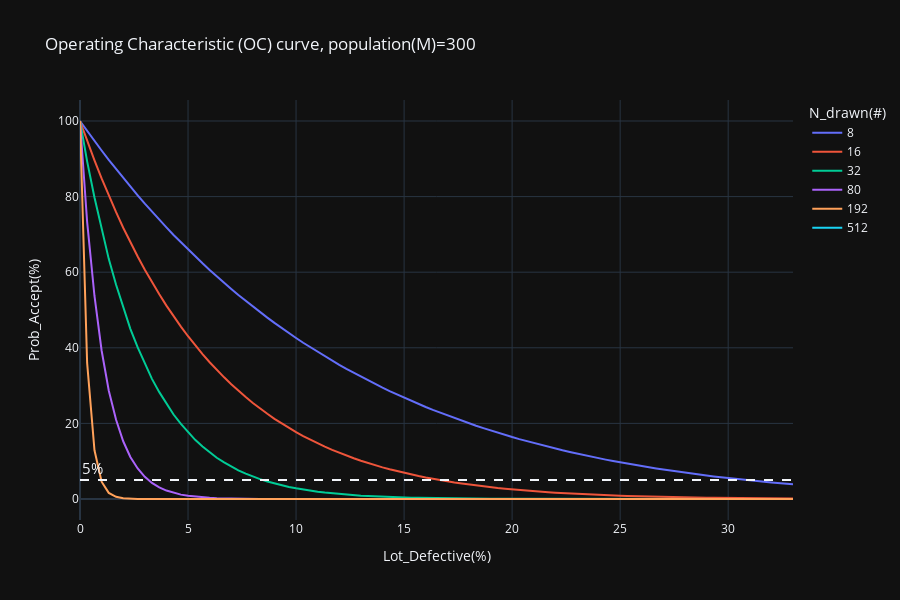

Notebook code for this chart:
### Markdown cell above
OC curve

### Code cell
fig = px.line(df, x='Lot_Defective', y='Prob_Accept', color='N_drawn',height=600
                ,title=f"Operating Characteristic (OC) curve, population(M)={M}"
                ,labels={
                    'Lot_Defective':'Lot_Defective(%)',
                    'Prob_Accept':'Prob_Accept(%)',
                    'N_drawn':'N_drawn(#)'})
fig.add_hline(y=5, line_dash="dash"
            ,annotation_text="5%"
            ,annotation_position="top left"
            ,annotation_font_size=15)
fig.show()
fig.write_html(f"OCcurve_population{M}.html")

### Figure 1 — Plotly figure (JSON) as saved in the notebook; plotly's stock layout.template omitted (floating-point values rounded to 4 significant figures)
{"data": [{"hovertemplate": "N_drawn(#)=8<br>Lot_Defective(%)=%{x}<br>Prob_Accept(%)=%{y}<extra></extra>", "legendgroup": "8", "line": {"color": "#636efa", "dash": "solid"}, "marker": {"symbol": "circle"}, "mode": "lines", "name": "8", "orientation": "v", "showlegend": true, "type": "scatter", "x": [0, 0.33, 0.67, 1, 1.33, 1.67, 2, 2.33, 2.67, 3, 3.33, 3.67, 4, 4.33, 4.67, 5, 5.33, 5.67, 6, 6.33, 6.67, 7.0, 7.33, 7.67, 8, 8.33, 8.67, 9, 9.33, 9.67, 10, 10.33, 10.67, 11, 11.33, 11.67, 12, 12.33, 12.67, 13, 13.33, 13.67, 14.0, 14.33, 14.67, 15, 15.33, 15.67, 16, 16.33, 16.67, 17, 17.33, 17.67, 18, 18.33, 18.67, 19, 19.33, 19.67, 20, 20.33, 20.67, 21, 21.33, 21.67, 22, 22.33, 22.67, 23, 23.33, 23.67, 24, 24.33, 24.67, 25, 25.33, 25.67, 26, 26.33, 26.67, 27, 27.33, 27.67, 28.0, 28.33, 28.67, 29.0, 29.33, 29.67, 30, 30.33, 30.67, 31, 31.33, 31.67, 32, 32.33, 32.67, 33], "xaxis": "x", "y": [100, 97.33, 94.73, 92.19, 89.7, 87.28, 84.91, 82.6, 80.35, 78.14, 76, 73.9, 71.85, 69.86, 67.91, 66.01, 64.16, 62.35, 60.59, 58.87, 57.19, 55.56, 53.97, 52.41, 50.9, 49.42, 47.99, 46.59, 45.22, 43.89, 42.59, 41.33, 40.1, 38.91, 37.74, 36.61, 35.5, 34.42, 33.38, 32.36, 31.37, 30.4, 29.46, 28.55, 27.66, 26.8, 25.96, 25.14, 24.34, 23.57, 22.82, 22.09, 21.38, 20.69, 20.02, 19.37, 18.74, 18.12, 17.52, 16.95, 16.38, 15.84, 15.31, 14.79, 14.29, 13.81, 13.34, 12.88, 12.44, 12.01, 11.6, 11.19, 10.8, 10.42, 10.05, 9.7, 9.35, 9.02, 8.7, 8.38, 8.08, 7.79, 7.5, 7.23, 6.96, 6.7, 6.45, 6.21, 5.98, 5.75, 5.53, 5.32, 5.12, 4.92, 4.73, 4.55, 4.37, 4.2, 4.03, 3.87], "yaxis": "y"}, {"hovertemplate": "N_drawn(#)=16<br>Lot_Defective(%)=%{x}<br>Prob_Accept(%)=%{y}<extra></extra>", "legendgroup": "16", "line": {"color": "#EF553B", "dash": "solid"}, "marker": {"symbol": "circle"}, "mode": "lines", "name": "16", "orientation": "v", "showlegend": true, "type": "scatter", "x": [0, 0.33, 0.67, 1, 1.33, 1.67, 2, 2.33, 2.67, 3, 3.33, 3.67, 4, 4.33, 4.67, 5, 5.33, 5.67, 6, 6.33, 6.67, 7.0, 7.33, 7.67, 8, 8.33, 8.67, 9, 9.33, 9.67, 10, 10.33, 10.67, 11, 11.33, 11.67, 12, 12.33, 12.67, 13, 13.33, 13.67, 14.0, 14.33, 14.67, 15, 15.33, 15.67, 16, 16.33, 16.67, 17, 17.33, 17.67, 18, 18.33, 18.67, 19, 19.33, 19.67, 20, 20.33, 20.67, 21, 21.33, 21.67, 22, 22.33, 22.67, 23, 23.33, 23.67, 24, 24.33, 24.67, 25, 25.33, 25.67, 26, 26.33, 26.67, 27, 27.33, 27.67, 28.0, 28.33, 28.67, 29.0, 29.33, 29.67, 30, 30.33, 30.67, 31, 31.33, 31.67, 32, 32.33, 32.67, 33], "xaxis": "x", "y": [100, 94.67, 89.6, 84.79, 80.22, 75.89, 71.77, 67.86, 64.16, 60.64, 57.31, 54.15, 51.15, 48.31, 45.61, 43.06, 40.64, 38.35, 36.19, 34.13, 32.19, 30.35, 28.61, 26.96, 25.41, 23.93, 22.54, 21.22, 19.98, 18.81, 17.69, 16.65, 15.66, 14.72, 13.84, 13.01, 12.22, 11.48, 10.78, 10.12, 9.5, 8.92, 8.37, 7.85, 7.36, 6.9, 6.47, 6.06, 5.68, 5.32, 4.98, 4.66, 4.36, 4.08, 3.81, 3.57, 3.33, 3.11, 2.91, 2.72, 2.54, 2.37, 2.21, 2.06, 1.92, 1.79, 1.67, 1.56, 1.45, 1.35, 1.25, 1.17, 1.09, 1.01, 0.94, 0.87, 0.81, 0.75, 0.7, 0.65, 0.6, 0.56, 0.52, 0.48, 0.44, 0.41, 0.38, 0.35, 0.33, 0.3, 0.28, 0.26, 0.24, 0.22, 0.2, 0.19, 0.17, 0.16, 0.15, 0.13], "yaxis": "y"}, {"hovertemplate": "N_drawn(#)=32<br>Lot_Defective(%)=%{x}<br>Prob_Accept(%)=%{y}<extra></extra>", "legendgroup": "32", "line": {"color": "#00cc96", "dash": "solid"}, "marker": {"symbol": "circle"}, "mode": "lines", "name": "32", "orientation": "v", "showlegend": true, "type": "scatter", "x": [0, 0.33, 0.67, 1, 1.33, 1.67, 2, 2.33, 2.67, 3, 3.33, 3.67, 4, 4.33, 4.67, 5, 5.33, 5.67, 6, 6.33, 6.67, 7.0, 7.33, 7.67, 8, 8.33, 8.67, 9, 9.33, 9.67, 10, 10.33, 10.67, 11, 11.33, 11.67, 12, 12.33, 12.67, 13, 13.33, 13.67, 14.0, 14.33, 14.67, 15, 15.33, 15.67, 16, 16.33, 16.67, 17, 17.33, 17.67, 18, 18.33, 18.67, 19, 19.33, 19.67, 20, 20.33, 20.67, 21, 21.33, 21.67, 22, 22.33, 22.67, 23, 23.33, 23.67, 24, 24.33, 24.67, 25, 25.33, 25.67, 26, 26.33, 26.67, 27, 27.33, 27.67, 28.0, 28.33, 28.67, 29.0, 29.33, 29.67, 30, 30.33, 30.67, 31, 31.33, 31.67, 32, 32.33, 32.67, 33], "xaxis": "x", "y": [100, 89.33, 79.77, 71.21, 63.53, 56.67, 50.52, 45.02, 40.1, 35.71, 31.78, 28.27, 25.14, 22.35, 19.86, 17.64, 15.66, 13.89, 12.32, 10.92, 9.68, 8.57, 7.59, 6.72, 5.94, 5.25, 4.64, 4.1, 3.62, 3.19, 2.82, 2.48, 2.19, 1.93, 1.69, 1.49, 1.31, 1.15, 1.01, 0.89, 0.78, 0.68, 0.6, 0.52, 0.46, 0.4, 0.35, 0.31, 0.27, 0.23, 0.2, 0.18, 0.16, 0.14, 0.12, 0.1, 0.09, 0.08, 0.07, 0.06, 0.05, 0.04, 0.04, 0.03, 0.03, 0.02, 0.02, 0.02, 0.02, 0.01, 0.01, 0.01, 0.01, 0.01, 0.01, 0.01, 0, 0, 0, 0, 0, 0, 0, 0, 0, 0, 0, 0, 0, 0, 0, 0, 0, 0, 0, 0, 0, 0, 0, 0], "yaxis": "y"}, {"hovertemplate": "N_drawn(#)=80<br>Lot_Defective(%)=%{x}<br>Prob_Accept(%)=%{y}<extra></extra>", "legendgroup": "80", "line": {"color": "#ab63fa", "dash": "solid"}, "marker": {"symbol": "circle"}, "mode": "lines", "name": "80", "orientation": "v", "showlegend": true, "type": "scatter", "x": [0, 0.33, 0.67, 1, 1.33, 1.67, 2, 2.33, 2.67, 3, 3.33, 3.67, 4, 4.33, 4.67, 5, 5.33, 5.67, 6, 6.33, 6.67, 7.0, 7.33, 7.67, 8, 8.33, 8.67, 9, 9.33, 9.67, 10, 10.33, 10.67, 11, 11.33, 11.67, 12, 12.33, 12.67, 13, 13.33, 13.67, 14.0, 14.33, 14.67, 15, 15.33, 15.67, 16, 16.33, 16.67, 17, 17.33, 17.67, 18, 18.33, 18.67, 19, 19.33, 19.67, 20, 20.33, 20.67, 21, 21.33, 21.67, 22, 22.33, 22.67, 23, 23.33, 23.67, 24, 24.33, 24.67, 25, 25.33, 25.67, 26, 26.33, 26.67, 27, 27.33, 27.67, 28.0, 28.33, 28.67, 29.0, 29.33, 29.67, 30, 30.33, 30.67, 31, 31.33, 31.67, 32, 32.33, 32.67, 33], "xaxis": "x", "y": [100, 73.33, 53.71, 39.29, 28.71, 20.95, 15.27, 11.11, 8.08, 5.87, 4.25, 3.08, 2.23, 1.61, 1.16, 0.84, 0.6, 0.43, 0.31, 0.22, 0.16, 0.11, 0.08, 0.06, 0.04, 0.03, 0.02, 0.01, 0.01, 0.01, 0.01, 0, 0, 0, 0, 0, 0, 0, 0, 0, 0, 0, 0, 0, 0, 0, 0, 0, 0, 0, 0, 0, 0, 0, 0, 0, 0, 0, 0, 0, 0, 0, 0, 0, 0, 0, 0, 0, 0, 0, 0, 0, 0, 0, 0, 0, 0, 0, 0, 0, 0, 0, 0, 0, 0, 0, 0, 0, 0, 0, 0, 0, 0, 0, 0, 0, 0, 0, 0, 0], "yaxis": "y"}, {"hovertemplate": "N_drawn(#)=192<br>Lot_Defective(%)=%{x}<br>Prob_Accept(%)=%{y}<extra></extra>", "legendgroup": "192", "line": {"color": "#FFA15A", "dash": "solid"}, "marker": {"symbol": "circle"}, "mode": "lines", "name": "192", "orientation": "v", "showlegend": true, "type": "scatter", "x": [0, 0.33, 0.67, 1, 1.33, 1.67, 2, 2.33, 2.67, 3, 3.33, 3.67, 4, 4.33, 4.67, 5, 5.33, 5.67, 6, 6.33, 6.67, 7.0, 7.33, 7.67, 8, 8.33, 8.67, 9, 9.33, 9.67, 10, 10.33, 10.67, 11, 11.33, 11.67, 12, 12.33, 12.67, 13, 13.33, 13.67, 14.0, 14.33, 14.67, 15, 15.33, 15.67, 16, 16.33, 16.67, 17, 17.33, 17.67, 18, 18.33, 18.67, 19, 19.33, 19.67, 20, 20.33, 20.67, 21, 21.33, 21.67, 22, 22.33, 22.67, 23, 23.33, 23.67, 24, 24.33, 24.67, 25, 25.33, 25.67, 26, 26.33, 26.67, 27, 27.33, 27.67, 28.0, 28.33, 28.67, 29.0, 29.33, 29.67, 30, 30.33, 30.67, 31, 31.33, 31.67, 32, 32.33, 32.67, 33], "xaxis": "x", "y": [100, 36, 12.88, 4.58, 1.62, 0.57, 0.2, 0.07, 0.02, 0.01, 0, 0, 0, 0, 0, 0, 0, 0, 0, 0, 0, 0, 0, 0, 0, 0, 0, 0, 0, 0, 0, 0, 0, 0, 0, 0, 0, 0, 0, 0, 0, 0, 0, 0, 0, 0, 0, 0, 0, 0, 0, 0, 0, 0, 0, 0, 0, 0, 0, 0, 0, 0, 0, 0, 0, 0, 0, 0, 0, 0, 0, 0, 0, 0, 0, 0, 0, 0, 0, 0, 0, 0, 0, 0, 0, 0, 0, 0, 0, 0, 0, 0, 0, 0, 0, 0, 0, 0, 0, 0], "yaxis": "y"}, {"hovertemplate": "N_drawn(#)=512<br>Lot_Defective(%)=%{x}<br>Prob_Accept(%)=%{y}<extra></extra>", "legendgroup": "512", "line": {"color": "#19d3f3", "dash": "solid"}, "marker": {"symbol": "circle"}, "mode": "lines", "name": "512", "orientation": "v", "showlegend": true, "type": "scatter", "x": [0, 0.33, 0.67, 1, 1.33, 1.67, 2, 2.33, 2.67, 3, 3.33, 3.67, 4, 4.33, 4.67, 5, 5.33, 5.67, 6, 6.33, 6.67, 7.0, 7.33, 7.67, 8, 8.33, 8.67, 9, 9.33, 9.67, 10, 10.33, 10.67, 11, 11.33, 11.67, 12, 12.33, 12.67, 13, 13.33, 13.67, 14.0, 14.33, 14.67, 15, 15.33, 15.67, 16, 16.33, 16.67, 17, 17.33, 17.67, 18, 18.33, 18.67, 19, 19.33, 19.67, 20, 20.33, 20.67, 21, 21.33, 21.67, 22, 22.33, 22.67, 23, 23.33, 23.67, 24, 24.33, 24.67, 25, 25.33, 25.67, 26, 26.33, 26.67, 27, 27.33, 27.67, 28.0, 28.33, 28.67, 29.0, 29.33, 29.67, 30, 30.33, 30.67, 31, 31.33, 31.67, 32, 32.33, 32.67, 33], "xaxis": "x", "y": [null, null, null, null, null, null, null, null, null, null, null, null, null, null, null, null, null, null, null, null, null, null, null, null, null, null, null, null, null, null, null, null, null, null, null, null, null, null, null, null, null, null, null, null, null, null, null, null, null, null, null, null, null, null, null, null, null, null, null, null, null, null, null, null, null, null, null, null, null, null, null, null, null, null, null, null, null, null, null, null, null, null, null, null, null, null, null, null, null, null, null, null, null, null, null, null, null, null, null, null], "yaxis": "y"}], "layout": {"annotations": [{"font": {"size": 15}, "showarrow": false, "text": "5%", "x": 0, "xanchor": "left", "xref": "x domain", "y": 5, "yanchor": "bottom", "yref": "y"}], "height": 600, "legend": {"title": {"text": "N_drawn(#)"}, "tracegroupgap": 0}, "shapes": [{"line": {"dash": "dash"}, "type": "line", "x0": 0, "x1": 1, "xref": "x domain", "y0": 5, "y1": 5, "yref": "y"}], "title": {"text": "Operating Characteristic (OC) curve, population(M)=300"}, "xaxis": {"anchor": "y", "domain": [0, 1], "title": {"text": "Lot_Defective(%)"}}, "yaxis": {"anchor": "x", "domain": [0, 1], "title": {"text": "Prob_Accept(%)"}}}}
